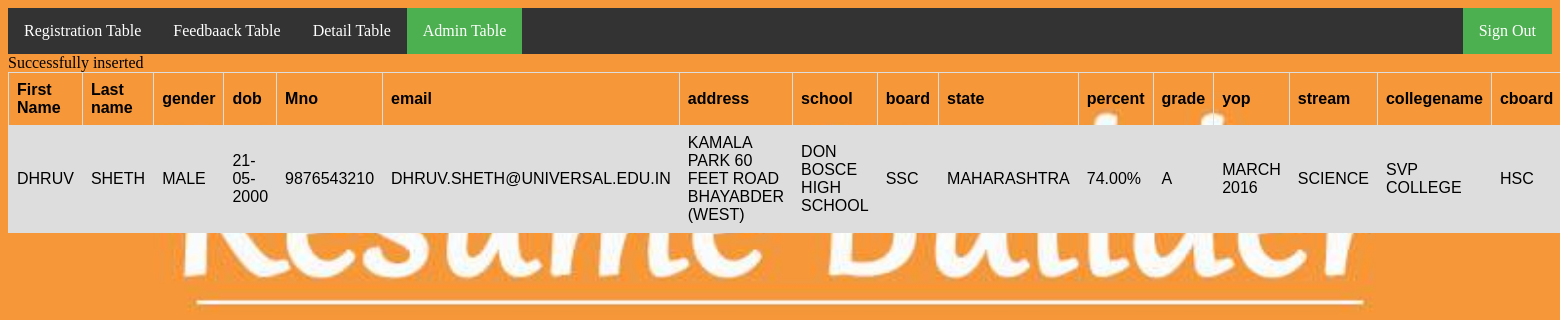
Screenshot of /tabledatadetail.php with the database file from the repository.
### tables this page shows
CREATE TABLE `detail` (
  `fname` varchar(255) NOT NULL,
  `lname` varchar(255) NOT NULL,
  `gender` varchar(255) NOT NULL,
  `dob` varchar(255) NOT NULL,
  `mno` bigint(255) NOT NULL,
  `email` varchar(255) NOT NULL,
  `address` varchar(255) NOT NULL,
  `school` varchar(255) NOT NULL,
  `board` varchar(255) NOT NULL,
  `state` varchar(255) NOT NULL,
  `percent` varchar(255) NOT NULL,
  `grade` varchar(255) NOT NULL,
  `yop` varchar(255) NOT NULL,
  `stream` varchar(255) NOT NULL,
  `collegename` varchar(255) NOT NULL,
  `cboard` varchar(255) NOT NULL,
  `cstates` varchar(255) NOT NULL,
  `cpercents` varchar(255) NOT NULL,
  `collegegrade` varchar(255) NOT NULL,
  `cyop` varchar(255) NOT NULL,
  `gradcollege` varchar(255) NOT NULL,
  `university` varchar(255) NOT NULL,
  `ustream` varchar(255) NOT NULL,
  `firstyear` varchar(255) NOT NULL,
  `fgrade` varchar(255) NOT NULL,
  `secondyear` varchar(255) NOT NULL,
  `sgrade` varchar(255) NOT NULL,
  `thirdyear` varchar(255) NOT NULL,
  `tgrade` varchar(255) NOT NULL,
  `finalyear` varchar(255) NOT NULL,
  `finalgrade` varchar(255) NOT NULL,
  `uyop` varchar(255) NOT NULL,
  `pgcollege` varchar(255) NOT NULL,
  `pguniversity` varchar(255) NOT NULL,
  `pgstream` varchar(255) NOT NULL,
  `pgfirstyear` varchar(255) NOT NULL,
  `pggrade` varchar(255) NOT NULL,
  `pgsecondyear` varchar(255) NOT NULL,
  `pgsgrade` varchar(255) NOT NULL,
  `pgyop` varchar(255) NOT NULL,
  `project` varchar(255) NOT NULL,
  `subject` varchar(255) NOT NULL,
  `pyop` varchar(255) NOT NULL,
  `experience` varchar(255) NOT NULL,
  `eyear` varchar(255) NOT NULL,
  `hobbies` varchar(255) NOT NULL,
  `skill` varchar(255) NOT NULL,
  `language` varchar(255) NOT NULL
);

### tabledatadetail.php (the view, shortened to what this page needs)
<html>
<head>
</head>
<body>
<ul>
  <li><a href="tabledatareg.php">Registration Table</a></li>
  <li><a href="tabledatafeedback.php">Feedbaack Table</a></li>
  <li><a href="tabledatadetail.php">Detail Table</a></li>
  <li><a class="active" href="tabledfeedbackmin.php">Admin Table</a></li>
<li style="float:right"><a class="active" href="home.html">Sign Out</a></li>
</ul>
</body>
<body>
<head>
</head>
<head>
</head>
<?php
include"connect.php";
$query="select * from detail";
$res=mysqli_query($conn,$query);
?>
<table>
<tr>
   <th>First Name</th>
   <th>Last name</th>
<th>gender</th>
<th>dob</th>
<th>Mno</th>
<th>email</th>
<th>address</th>
<th>school</th>
<th>board</th>
<th>state</th>
<th>percent</th>
<th>grade</th>
<th>yop</th>
<th>stream</th>
<th>collegename</th>
<th>cboard</th>
</tr>
<?php
while($row=mysqli_fetch_array($res))
{
echo "<tr>";
echo "<td>".$row['fname']."</td>";
echo "<td>".$row['lname']."</td>";
echo "<td>".$row['gender']."</td>";
echo "<td>".$row['dob']."</td>";
echo "<td>".$row['mno']."</td>";
echo "<td>".$row['email']."</td>";
echo "<td>".$row['address']."</td>";
echo "<td>".$row['school']."</td>";
echo "<td>".$row['board']."</td>";
echo "<td>".$row['state']."</td>";
echo "<td>".$row['percent']."</td>";
echo "<td>".$row['grade']."</td>";
echo "<td>".$row['yop']."</td>";
echo "<td>".$row['stream']."</td>";
echo "<td>".$row['collegename']."</td>";
echo "<td>".$row['cboard']."</td>";
echo "</tr>";
}
?>
</table>
</body>
</html>

### connect.php
<?php
$servername="localhost";
$username="root";
$password="";
$dbname="resume";
$conn=mysqli_connect($servername, $username, $password, $dbname);
if(!$conn) {
   die("Connection Failed:" .
 mysqli_connection_error());
}
else{
echo "Successfully inserted";
}
?>

### tabledatadetail.php (style rules this page uses)
ul { list-style-type: none; margin: 0; padding: 0; overflow: hidden; background-color: #333; }
li { float: left; }
li a { display: block; color: white; text-align: center; padding: 14px 16px; text-decoration: none; }
.active { background-color: #4CAF50; }
table { font-family: arial, sans-serif; border-collapse: collapse; width: 100%; }
td, th { border: 1px solid #dddddd; text-align: left; padding: 8px; }
tr:nth-child(even) { background-color: #dddddd; }
body { background-image: url('1.jpeg'); background-repeat: no-repeat; background-attachment: fixed; background-size: cover; }

### rows the page displays
detail: fname "DHRUV", lname "SHETH", gender "MALE", dob "21-05-2000", mno "9876543210", email "DHRUV.SHETH@UNIVERSAL.EDU.IN", address "KAMALA PARK 60 FEET ROAD BHAYABDER (WEST)", school "DON BOSCE HIGH SCHOOL", board "SSC", state "MAHARASHTRA", percent "74.00%", grade "A", yop "MARCH 2016", stream "SCIENCE", collegename "SVP COLLEGE", cboard "HSC"
